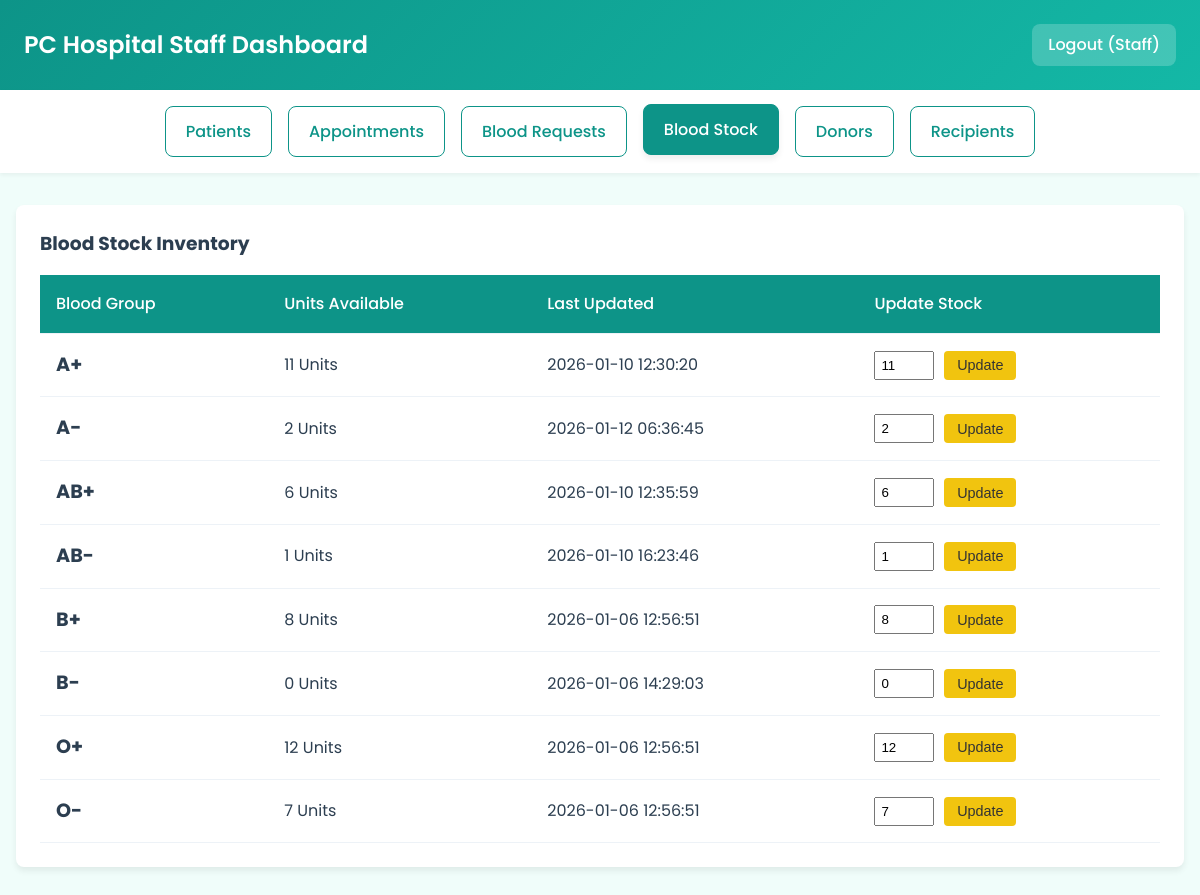
The page /staff_dashboard.php?page=stock (signed in) on the database its author committed.
### tables this page shows
CREATE TABLE `blood_stock` (
  `stock_id` int(11) NOT NULL,
  `blood_group` varchar(5) NOT NULL,
  `units_available` int(11) DEFAULT 0,
  `last_updated` timestamp NOT NULL DEFAULT current_timestamp() ON UPDATE current_timestamp()
);

### staff_dashboard.php (the view, shortened to what this page needs)
<?php
include("connectionDB.php");
$page = $_GET['page'] ?? 'patients';
?>
<!DOCTYPE html>
<html>
<head>
</head>
<body>
    <div class="header">
        <h2>PC Hospital Staff Dashboard</h2>
        <a href="logout.php" class="logout-btn">Logout (<?php echo $_SESSION['user_name'] ?? 'Staff'; ?>)</a>
    </div>
    <div class="nav">
        <a href="?page=patients" class="<?php echo $page == 'patients' ? 'active' : ''; ?>">Patients</a>
        <a href="?page=appointments" class="<?php echo $page == 'appointments' ? 'active' : ''; ?>">Appointments</a>
        <a href="?page=requests" class="<?php echo $page == 'requests' ? 'active' : ''; ?>">Blood Requests</a>
        <a href="?page=stock" class="<?php echo $page == 'stock' ? 'active' : ''; ?>">Blood Stock</a>
        <a href="?page=donors" class="<?php echo $page == 'donors' ? 'active' : ''; ?>">Donors</a>
        <a href="?page=recipients" class="<?php echo $page == 'recipients' ? 'active' : ''; ?>">Recipients</a>
    </div>
    <div class="container">
        <?php
        if ($page == 'patients') {
            echo "<div class='card'>";
            echo "<div style='display:flex; justify-content:space-between; align-items:center;'>
                    <h3>Patient Records</h3>
                    <a href='patient_reg.php' class='btn approve'>+ Register New Patient</a>
                  </div>";
            $sql = "SELECT u.user_id, u.name, u.phone, p.admission_date, p.bed_number
                    FROM users u JOIN patients p ON u.user_id = p.user_id
                    WHERE u.role='patient' ORDER BY p.admission_date DESC";
            $res = mysqli_query($conn, $sql);
            echo "<table><tr><th>ID</th><th>Name</th><th>Phone</th><th>Admitted</th><th>Bed</th><th>Action</th></tr>";
            while ($row = mysqli_fetch_assoc($res)) {
                echo "<tr>
                        <td>{$row['user_id']}</td>
                        <td>{$row['name']}</td>
                        <td>{$row['phone']}</td>
                        <td>{$row['admission_date']}</td>
                        <td>{$row['bed_number']}</td>
                        <td><a href='view_patient_record.php?id={$row['user_id']}' class='btn view'>View Details</a></td>
                      </tr>";
            }
            echo "</table></div>";
        }
        elseif ($page == 'stock') {
            echo "<div class='card'><h3>Blood Stock Inventory</h3>";
            $res = mysqli_query($conn, "SELECT * FROM blood_stock ORDER BY blood_group");
            echo "<table><tr><th>Blood Group</th><th>Units Available</th><th>Last Updated</th><th>Update Stock</th></tr>";
            while ($row = mysqli_fetch_assoc($res)) {
                echo "<tr>
                        <td style='font-weight:bold; font-size:1.2rem;'>{$row['blood_group']}</td>
                        <td>{$row['units_available']} Units</td>
                        <td>{$row['last_updated']}</td>
                        <td>
                            <form method='post' action='update_stock.php' style='display:flex; gap:10px;'>
                                <input type='hidden' name='id' value='{$row['stock_id']}'>
                                <input type='number' name='units' min='0' value='{$row['units_available']}' style='width:60px; padding:5px;'>
                                <button type='submit' class='btn update'>Update</button>
                            </form>
                        </td>
                      </tr>";
            }
            echo "</table></div>";
        }
        ?>
    </div>
</body>
</html>

### staff_dashboard.php (style rules this page uses)
:root { --primary: #0d9488; --primary-light: #14b8a6; --accent: #e74c3c; --success: #27ae60; --warning: #f1c40f; --info: #3498db; --background: #f0fdfa; --card: #ffffff; --text: #2c3e50; --text-light: #95a5a6; --shadow-sm: 0 2px 4px rgba(0, 0, 0, 0.05); --shadow-md: 0 4px 6px rgba(0, 0, 0, 0.07); --radius-md: 8px; }
* { margin: 0; padding: 0; box-sizing: border-box; }
body { font-family: 'Poppins', sans-serif; background: var(--background); color: var(--text); line-height: 1.6; }
.header { background: linear-gradient(135deg, var(--primary), var(--primary-light)); color: #fff; padding: 1.5rem; display: flex; justify-content: space-between; align-items: center; box-shadow: var(--shadow-md); }
.header h2 { font-size: 1.5rem; font-weight: 600; }
.btn { display: inline-flex; align-items: center; padding: 0.5rem 1rem; border: none; border-radius: var(--radius-sm); cursor: pointer; text-decoration: none; font-weight: 500; font-size: 0.875rem; transition: all 0.3s ease; gap: 0.5rem; }
.logout-btn { background: rgba(255, 255, 255, 0.2); padding: 0.5rem 1rem; border-radius: var(--radius-md); color: #fff; text-decoration: none; font-weight: 500; transition: 0.3s; }
.nav { background: var(--card); padding: 1rem; display: flex; justify-content: center; gap: 1rem; flex-wrap: wrap; box-shadow: var(--shadow-sm); }
.nav a { text-decoration: none; padding: 0.75rem 1.25rem; color: var(--primary); background: var(--card); border-radius: var(--radius-md); font-weight: 500; transition: all 0.3s ease; border: 1px solid var(--primary); }
.nav a:hover, .nav a.active { background: var(--primary); color: #fff; transform: translateY(-2px); box-shadow: var(--shadow-md); }
.container { max-width: 1200px; margin: 2rem auto; padding: 0 1rem; }
.card { background: var(--card); border-radius: var(--radius-md); padding: 1.5rem; margin-bottom: 1.5rem; box-shadow: var(--shadow-md); }
table { width: 100%; border-collapse: collapse; margin-top: 1rem; }
th, td { padding: 1rem; text-align: left; border-bottom: 1px solid #edf2f7; }
th { background: var(--primary); color: #fff; font-weight: 500; }
.btn { display: inline-block; padding: 0.4rem 0.8rem; border-radius: 4px; text-decoration: none; color: white; font-size: 0.9rem; }
.update { background: var(--warning); color: #333; border: none; cursor: pointer; }
.active { background: #dcfce7; color: #166534; }

### rows shown on the page
blood_stock: blood_group "A+", units_available "11", last_updated "2026-01-10 12:30:20", units "11"
blood_stock: blood_group "A-", units_available "2", last_updated "2026-01-12 06:36:45", units "2"
blood_stock: blood_group "AB+", units_available "6", last_updated "2026-01-10 12:35:59", units "6"
blood_stock: blood_group "AB-", units_available "1", last_updated "2026-01-10 16:23:46", units "1"
blood_stock: blood_group "B+", units_available "8", last_updated "2026-01-06 12:56:51", units "8"
blood_stock: blood_group "B-", units_available "0", last_updated "2026-01-06 14:29:03", units "0"
blood_stock: blood_group "O+", units_available "12", last_updated "2026-01-06 12:56:51", units "12"
blood_stock: blood_group "O-", units_available "7", last_updated "2026-01-06 12:56:51", units "7"

### other values the page prints
$_SESSION['user_name'] "Staff"
